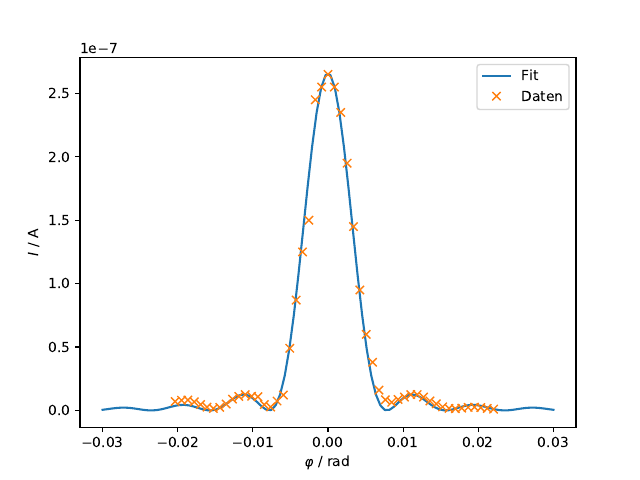

The script that saved this image:
import numpy as np
from scipy.optimize import curve_fit
import matplotlib.pyplot as plt
from uncertainties import correlated_values


def theory(phi, A0, b):
    return (A0 * b * np.sinc(b * np.sin(phi) / lambda_))**2


L = np.genfromtxt('L.txt')
L *= 1e-2
lambda_ = np.genfromtxt('lambda.txt')
lambda_ *= 1e-9
zeta, I = np.genfromtxt('I.txt', unpack=True)
zeta *= 1e-3
I *= 1e-9

zeta_0 = zeta[np.argmax(I)]
phi = (zeta - zeta_0) / L

params, cov = curve_fit(theory, phi, I, p0=[np.sqrt(np.max(I)) / 1e-4, 1e-4])

A0, b = correlated_values(params, cov)

print('A0 =', A0)
print('b =', b)

x = np.linspace(-0.03, 0.03, 100)
plt.plot(x, theory(x, *params), label='Fit')
plt.plot(phi, I, 'x', label='Daten')
plt.xlabel(r'$\varphi \,\, / \,\, \mathrm{rad}$')
plt.ylabel(r'$I \,\, / \,\, \mathrm{A}$')
plt.legend(loc='best')
plt.savefig('loesung.pdf')
